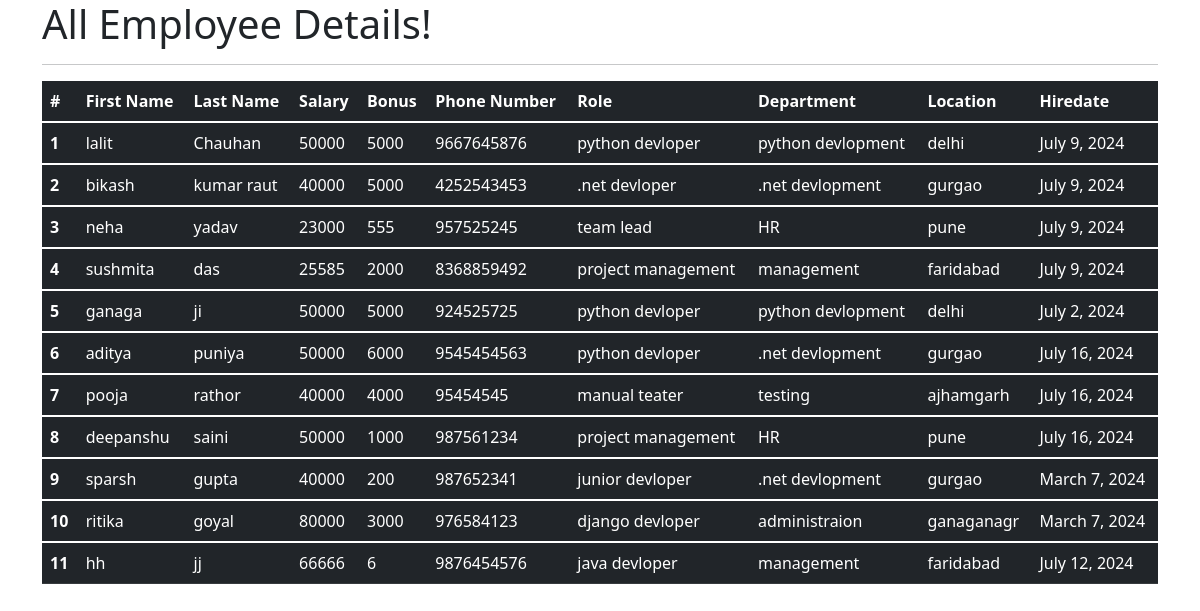
The app's page /all_emp with its own data.
### emp_app/models.py (models this page shows, shortened)
class Employee(models.Model):
    first_name = models.CharField(max_length=100, null=False)
    last_name = models.CharField(max_length=100)
    dept = models.ForeignKey(Department, on_delete=models.CASCADE)
    salary = models.IntegerField(default=0)
    bonus = models.IntegerField(default=0)
    role = models.ForeignKey(Role, on_delete=models.CASCADE)
    phone = models.IntegerField(default=0)
    hire_date = models.DateField()
    def __str__(self):
        return "%s %s %s" % (self.first_name, self.last_name, self.phone)

class Role(models.Model):
    name = models.CharField(max_length=100, null=False)

class Department(models.Model):
    name = models.CharField(max_length=100,null=False)
    location = models.CharField(max_length=100)

### emp_app/views.py (the view)
# urls.py: path('all_emp', views.all_emp, name='all_emp'),
def all_emp(request):
    emps = Employee.objects.all()
    context = {
        'emps': emps
    }
    print(context)
    return render(request, 'view_all_emp.html', context)

### emp_app/templates/view_all_emp.html (shortened to what this page needs)
<!DOCTYPE html>
<html lang="en">
<head>
     <link href="https://cdn.jsdelivr.net/npm/bootstrap@5.1.3/dist/css/bootstrap.min.css" rel="stylesheet">
</head>
<body>
<div class="container">
      <h1>All Employee Details!</h1>
      <hr>
     <table class="table table-dark">
  <thead>
    <tr>
      <th scope="col">#</th>
      <th scope="col">First Name</th>
      <th scope="col">Last Name</th>
      <th scope="col">Salary</th>
      <th scope="col">Bonus</th>
      <th scope="col">Phone Number</th>
      <th scope="col">Role</th>
      <th scope="col">Department</th>
      <th scope="col">Location</th>
      <th scope="col">Hiredate</th>
    </tr>
  </thead>
         {% for emp in emps %}
  <tbody>
    <tr>
      <th scope="row">{{emp.id}}</th>
      <td>{{emp.first_name}}</td>
      <td>{{emp.last_name}}</td>
      <td>{{emp.salary}}</td>
      <td>{{emp.bonus}}</td>
      <td>{{emp.phone}}</td>
      <td>{{emp.role.name}}</td>
      <td>{{emp.dept.name}}</td>
      <td>{{emp.dept.location}}</td>
      <td>{{emp.hire_date}}</td>
    </tr>
  </tbody>
         {% endfor %}
</table>
  </div>
  </body>
</html>

### records on screen
Employee: id "1", first_name "lalit", last_name "Chauhan", salary "50000", bonus "5000", phone "9667645876", role.name "python devloper", dept.name "python devlopment", dept.location "delhi", hire_date "July 9, 2024"
Employee: id "2", first_name "bikash", last_name "kumar raut", salary "40000", bonus "5000", phone "4252543453", role.name ".net devloper", dept.name ".net devlopment", dept.location "gurgao", hire_date "July 9, 2024"
Employee: id "3", first_name "neha", last_name "yadav", salary "23000", bonus "555", phone "957525245", role.name "team lead", dept.name "HR", dept.location "pune", hire_date "July 9, 2024"
Employee: id "4", first_name "sushmita", last_name "das", salary "25585", bonus "2000", phone "8368859492", role.name "project management", dept.name "management", dept.location "faridabad", hire_date "July 9, 2024"
Employee: id "5", first_name "ganaga", last_name "ji", salary "50000", bonus "5000", phone "924525725", role.name "python devloper", dept.name "python devlopment", dept.location "delhi", hire_date "July 2, 2024"
Employee: id "6", first_name "aditya", last_name "puniya", salary "50000", bonus "6000", phone "9545454563", role.name "python devloper", dept.name ".net devlopment", dept.location "gurgao", hire_date "July 16, 2024"
Employee: id "7", first_name "pooja", last_name "rathor", salary "40000", bonus "4000", phone "95454545", role.name "manual teater", dept.name "testing", dept.location "ajhamgarh", hire_date "July 16, 2024"
Employee: id "8", first_name "deepanshu", last_name "saini", salary "50000", bonus "1000", phone "987561234", role.name "project management", dept.name "HR", dept.location "pune", hire_date "July 16, 2024"
Employee: id "9", first_name "sparsh", last_name "gupta", salary "40000", bonus "200", phone "987652341", role.name "junior devloper", dept.name ".net devlopment", dept.location "gurgao", hire_date "March 7, 2024"
Employee: id "10", first_name "ritika", last_name "goyal", salary "80000", bonus "3000", phone "976584123", role.name "django devloper", dept.name "administraion", dept.location "ganaganagr", hire_date "March 7, 2024"
Employee: id "11", first_name "hh", last_name "jj", salary "66666", bonus "6", phone "9876454576", role.name "java devloper", dept.name "management", dept.location "faridabad", hire_date "July 12, 2024"
